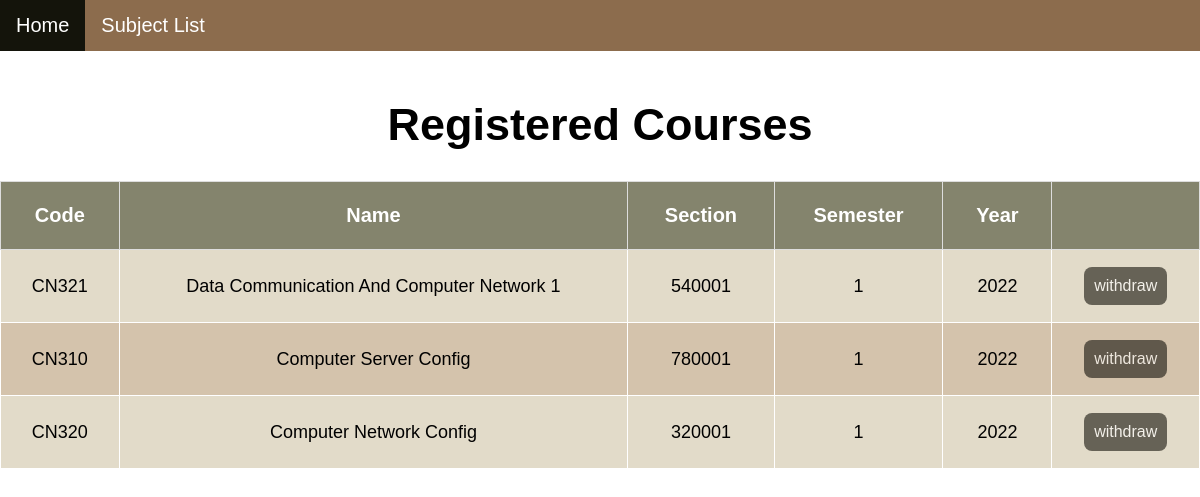
/booking/checksubreg/ (signed in), run on an earlier commit of the app's database.
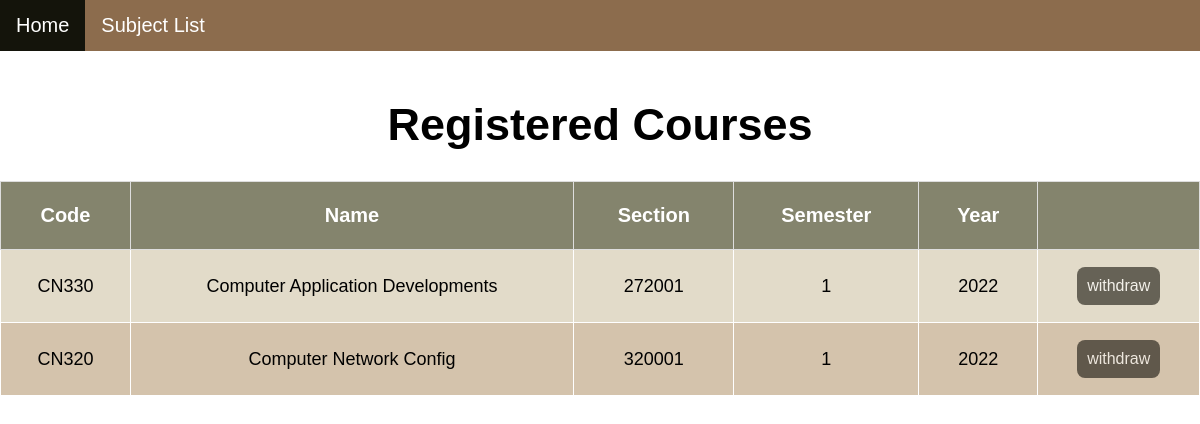
And on a later commit of the database.
### booking/models.py (models this page shows, shortened)
class Booking(models.Model):
    user = models.ForeignKey(User, on_delete=models.CASCADE, default="")
    course_number = models.ForeignKey(Subject, on_delete=models.CASCADE, default="")

class Subject(models.Model):
    class_number = models.CharField(max_length=5, default="")
    subject_name = models.CharField(max_length=64, default="")
    section = models.CharField(max_length=10, default="")
    semester = models.CharField(max_length=10, default="")
    year = models.CharField(max_length=10, default="")
    capacity = models.IntegerField(default=0)
    seats = models.ManyToManyField(User , blank=True, related_name= "subjects")

### booking/views.py (the view)
# urls.py: path('checksubreg/', views.checksubreg, name= 'checksubreg'),
def checksubreg(request):
    user = User.objects.get(pk=request.user.id)
    enrolled_subjects = Booking.objects.filter(user=user)
    return render(request,'booking/booking.html', {
        'subjects': enrolled_subjects,
    })

### booking/templates/booking/booking.html (shortened to what this page needs)
{% extends 'booking/layout.html' %}
{% block body %}
<!DOCTYPE html>
<html>
<head>
</head>
<body>
    <div class="topnav">
        <a class="active" href="{% url 'index' %}">Home</a>
        <a href="{% url 'booking:index' %}">Subject List</a>
    </div>
    <br>
    <div class= style="padding-left:16px">
        <center><h1>Registered Courses</h1></center>
        {% if subjects %}
        <table>
            <tr>
                <th>Code</th>
                <th>Name</th>
                <th>Section</th>
                <th>Semester</th>
                <th>Year</th>
                <th></th>
            </tr>
            {% for subject in subjects %}
            <tr>
                <td>{{ subject.course_number.class_number }}</td>
                <td>{{ subject.course_number.subject_name }}</td>
                <td>{{ subject.course_number.section }}</td>
                <td>{{ subject.course_number.semester }}</td>
                <td>{{ subject.course_number.year }}</td>
                <td>
                    <form action="{% url 'booking:withdraw' subject.course_number.id %}" method="post" >
                        <button class="button" type="submit">withdraw</button>
                    </form>
                </td>
            </tr>
            {% empty %}
                <p> No registered courese. </p>
            {% endfor %}
        </table>
    {% endif %}
    </div>
</body>
</html>
{% endblock %}

### booking/templates/booking/layout.html (shortened to what this page needs)
<!DOCTYPE html>
<html lang="en">
    <head>
    </head>
    <body>
        {% block body %}
        {% endblock %}
    </body>
</html>

### booking/templates/booking/booking.html (style rules this page uses)
body { margin: 0; font-family: Calibri, Helvetica, sans-serif; }
.topnav { overflow: hidden; background-color: #8c6c4d; }
.topnav a { float: left; color: white; text-align: center; padding: 14px 16px; text-decoration: none; font-size: 20px; }
.topnav a.active { background-color: #14140b; color: white; }
h1 { font-size: 45px; }
table { border-collapse: collapse; border-spacing: 0; width: 100%; border: 1px solid white; }
th { border: 1px solid #ddd; border-collapse: collapse; text-align: center; padding: 22px; background-color: #84846d; color: white; font-size: 20px; }
td { border: 1px solid white; border-collapse: collapse; text-align: center; padding: 16px; font-size: 18px; }
tr:nth-child(even) { background-color: #e2dbc9; }
tr:nth-child(odd) { background-color: #d4c3ac; }
.button { background-color: #14120b; border: none; border-radius: 8px; color: white; padding: 10px; text-align: center; font-size: 16px; margin: 1px; opacity: 0.6; transition: 0.3s; display: inline-block; text-decoration: none; cursor: pointer; }

What changed in the data, as far as the page shows it:
removed Booking: course_number.class_number "CN321", course_number.subject_name "Data Communication And Computer Network 1", course_number.section "540001", course_number.semester "1", course_number.year "2022"
removed Booking: course_number.class_number "CN310", course_number.subject_name "Computer Server Config", course_number.section "780001", course_number.semester "1", course_number.year "2022"
added Booking: course_number.class_number "CN330", course_number.subject_name "Computer Application Developments", course_number.section "272001", course_number.semester "1", course_number.year "2022"
